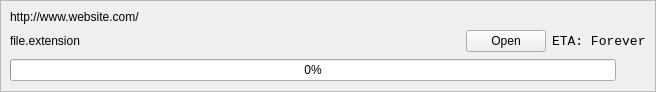
<?xml version="1.0" encoding="UTF-8"?>
<ui version="4.0">
 <class>Download</class>
 <widget class="QWidget" name="Download">
  <property name="geometry">
   <rect>
    <x>0</x>
    <y>0</y>
    <width>656</width>
    <height>90</height>
   </rect>
  </property>
  <property name="windowTitle">
   <string notr="true">Download</string>
  </property>
  <property name="windowIcon">
   <iconset resource="../ressources.qrc">
    <normaloff>:/icons/logo.png</normaloff>:/icons/logo.png</iconset>
  </property>
  <property name="toolTip">
   <string notr="true"/>
  </property>
  <layout class="QVBoxLayout" name="verticalLayout">
   <property name="margin">
    <number>0</number>
   </property>
   <item>
    <widget class="QFrame" name="frame">
     <property name="frameShape">
      <enum>QFrame::StyledPanel</enum>
     </property>
     <property name="frameShadow">
      <enum>QFrame::Raised</enum>
     </property>
     <layout class="QVBoxLayout" name="verticalLayout_2">
      <item>
       <widget class="QLabel" name="lUrl">
        <property name="text">
         <string notr="true">http://www.website.com/</string>
        </property>
       </widget>
      </item>
      <item>
       <layout class="QHBoxLayout" name="horizontalLayout_2">
        <item>
         <widget class="QLabel" name="lFile">
          <property name="text">
           <string notr="true">file.extension</string>
          </property>
         </widget>
        </item>
        <item>
         <spacer name="horizontalSpacer">
          <property name="orientation">
           <enum>Qt::Horizontal</enum>
          </property>
          <property name="sizeHint" stdset="0">
           <size>
            <width>40</width>
            <height>20</height>
           </size>
          </property>
         </spacer>
        </item>
        <item>
         <widget class="QPushButton" name="bOpen">
          <property name="text">
           <string>Open</string>
          </property>
         </widget>
        </item>
        <item>
         <widget class="QLabel" name="lEta">
          <property name="font">
           <font>
            <family>Monospace</family>
            <pointsize>10</pointsize>
           </font>
          </property>
          <property name="text">
           <string notr="true">ETA: Forever</string>
          </property>
         </widget>
        </item>
       </layout>
      </item>
      <item>
       <layout class="QHBoxLayout" name="horizontalLayout">
        <item>
         <widget class="QProgressBar" name="pbProgress">
          <property name="maximum">
           <number>10000</number>
          </property>
          <property name="value">
           <number>0</number>
          </property>
         </widget>
        </item>
        <item>
         <widget class="QToolButton" name="bStop">
          <property name="minimumSize">
           <size>
            <width>24</width>
            <height>24</height>
           </size>
          </property>
          <property name="maximumSize">
           <size>
            <width>24</width>
            <height>24</height>
           </size>
          </property>
          <property name="toolTip">
           <string>Stop download</string>
          </property>
          <property name="text">
           <string/>
          </property>
          <property name="icon">
           <iconset resource="../ressources.qrc">
            <normaloff>:/icons/stop.png</normaloff>:/icons/stop.png</iconset>
          </property>
          <property name="iconSize">
           <size>
            <width>24</width>
            <height>24</height>
           </size>
          </property>
          <property name="autoRaise">
           <bool>true</bool>
          </property>
         </widget>
        </item>
       </layout>
      </item>
     </layout>
    </widget>
   </item>
  </layout>
 </widget>
 <resources>
  <include location="../ressources.qrc"/>
 </resources>
 <connections/>
</ui>
